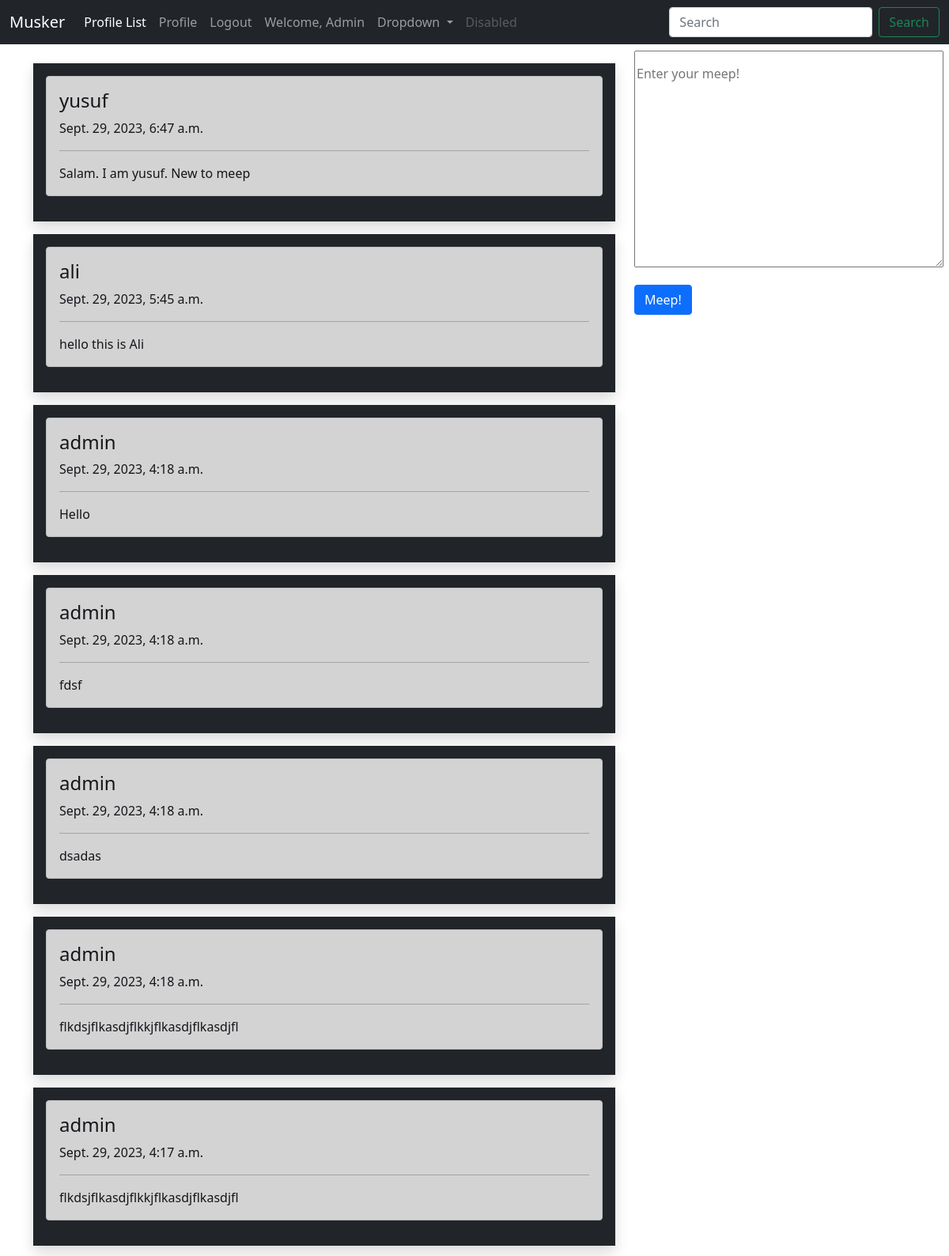
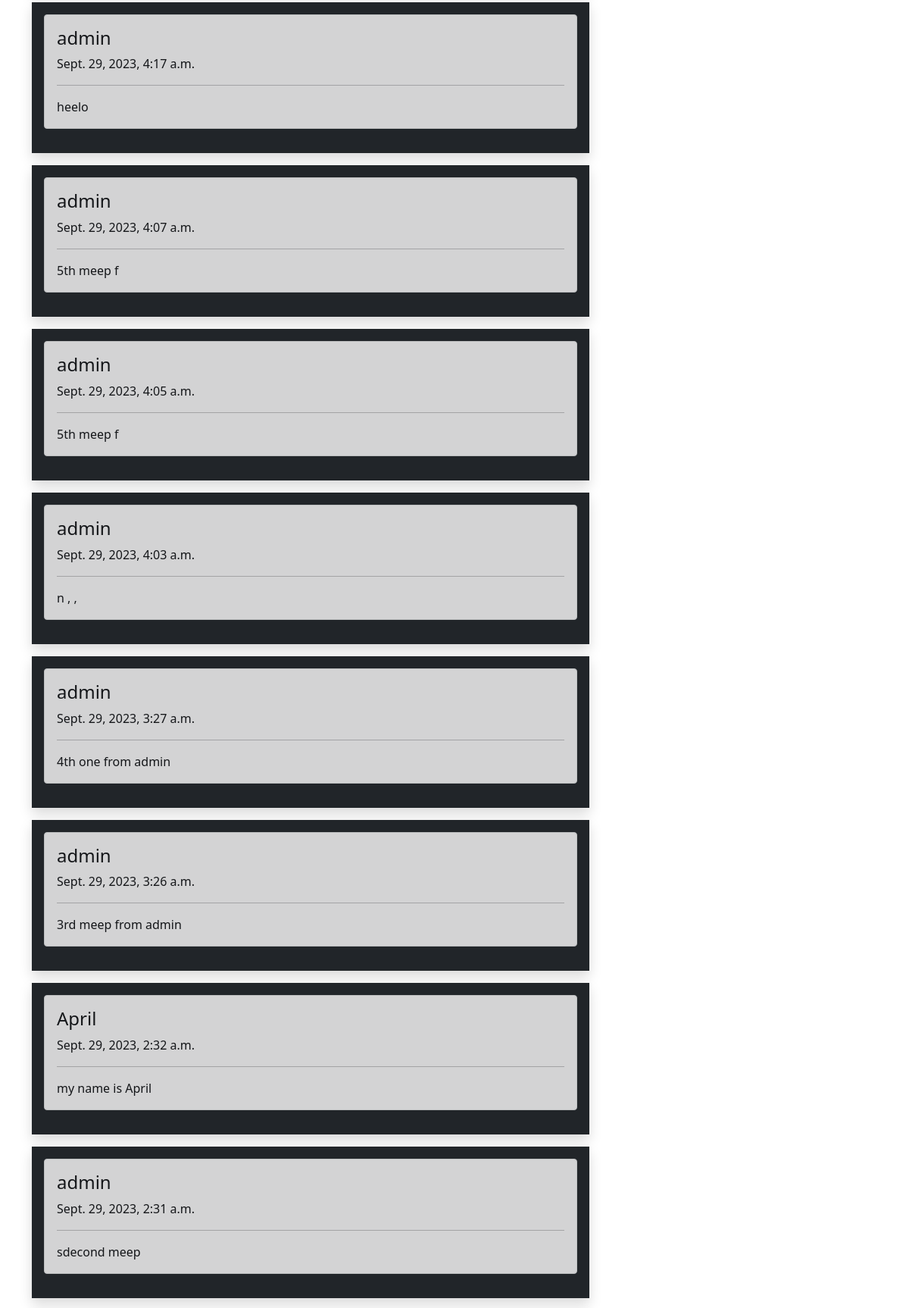
The page / (signed in, upper part) on the database its author committed (2 pictures, top to bottom).
### musker/models.py (models this page shows, shortened)
class Meep(models.Model):
    user = models.ForeignKey(User, related_name='meeps', on_delete=models.DO_NOTHING)
    body = models.CharField(max_length=200)
    created_at = models.DateTimeField(auto_now_add=True)

### musker/views.py (the view, shortened to what this page needs)
# urls.py: path('', views.home, name='home'),
def home(request):
    if request.user.is_authenticated:
        meeps = Meep.objects.all().order_by('-created_at')
        form = MeepForm()
        return render(request, 'musker/home.html', {
            'meeps': meeps,
            'form': form,
        })
    else:
        meeps = Meep.objects.all().order_by('-created_at')
        return render(request, 'musker/home.html', {
            'meeps':meeps,
        })

### musker/forms.py
class MeepForm(forms.ModelForm):
    body = forms.CharField(required=True,
            widget = forms.widgets.Textarea(
                attrs={
                    'class': 'form-control',
                    'class': 'bg-info',
                    'class': 'py-3',
                    'placeholder':'Enter your meep!',
                }
            ),
            label='',
    )
    class Meta:
        model = Meep
        exclude = ['user',]

### musker/templates/musker/home.html (shortened to what this page needs)
{% extends 'musker/base.html' %}
{% load static %}
{% block content %}
<div class="container my-2">
    <div class="row">
        <div class="col-8">
            {% for meep in meeps %}
            <div class="container shadow my-3 p-3 bg-dark" width='20rem'>
                <div class="alert alert-dark" role="alert">
                    <h4 class="alert-heading">{{meep.user}}</h4>
                    <p>{{meep.created_at}}</p>
                    <hr>
                    <p class="mb-0">{{meep.body}}</p>
                </div>
            </div>
            {% endfor %}
        </div>
        {% if form %}
        <div class="col-4">
           <form method="POST" action=''>
           {{form.as_p}}
           <button type='submit' class="btn btn-primary">Meep!</button>
           </form>
         </div>
         {% endif %}
    </div>
</div>
{% endblock %}

### musker/templates/musker/navbar.html (shortened to what this page needs)
<nav class="navbar navbar-expand-lg navbar-dark bg-dark">
    <div class="container-fluid">
      <a class="navbar-brand" href="/">Musker</a>
      <div class="collapse navbar-collapse" id="navbarSupportedContent">
        <ul class="navbar-nav me-auto mb-2 mb-lg-0">
          <li class="nav-item">
            <a class="nav-link active" aria-current="page" href="{% url 'profile_list' %}">Profile List</a>
          </li>
          <li class="nav-item">
            <a class="nav-link" href="{% url 'profile' request.user.id %}">Profile</a>
          </li>
          {% if user.is_authenticated %}
          <li class="nav-item">
            <a class="nav-link" href="{% url 'logout'%}">Logout</a>
          </li>
          <li class="nav-item">
            <a class="nav-link" href="%}">Welcome, {{user.username|capfirst}}</a>
          </li>
          {% endif %}
          <li class="nav-item dropdown">
            <a class="nav-link dropdown-toggle" href="#" id="navbarDropdown" role="button" data-bs-toggle="dropdown" aria-expanded="false">
              Dropdown
            </a>
          </li>
          <li class="nav-item">
            <a class="nav-link disabled" href="#" tabindex="-1" aria-disabled="true">Disabled</a>
          </li>
        </ul>
        <form class="d-flex">
          <input class="form-control me-2" type="search" placeholder="Search" aria-label="Search">
          <button class="btn btn-outline-success" type="submit">Search</button>
        </form>
      </div>
    </div>
  </nav>

### rows shown on the page
Meep: user "yusuf", created_at "Sept. 29, 2023, 6:47 a.m.", body "Salam. I am yusuf. New to meep"
Meep: user "ali", created_at "Sept. 29, 2023, 5:45 a.m.", body "hello this is Ali"
Meep: user "admin", created_at "Sept. 29, 2023, 4:18 a.m.", body "Hello"
Meep: user "admin", created_at "Sept. 29, 2023, 4:18 a.m.", body "fdsf"
Meep: user "admin", created_at "Sept. 29, 2023, 4:18 a.m.", body "dsadas"
Meep: user "admin", created_at "Sept. 29, 2023, 4:18 a.m.", body "flkdsjflkasdjflkkjflkasdjflkasdjfl"
Meep: user "admin", created_at "Sept. 29, 2023, 4:17 a.m.", body "flkdsjflkasdjflkkjflkasdjflkasdjfl"
Meep: user "admin", created_at "Sept. 29, 2023, 4:17 a.m.", body "heelo"
Meep: user "admin", created_at "Sept. 29, 2023, 4:07 a.m.", body "5th meep f"
Meep: user "admin", created_at "Sept. 29, 2023, 4:05 a.m.", body "5th meep f"
Meep: user "admin", created_at "Sept. 29, 2023, 4:03 a.m.", body "n , ,"
Meep: user "admin", created_at "Sept. 29, 2023, 3:27 a.m.", body "4th one from admin"
Meep: user "admin", created_at "Sept. 29, 2023, 3:26 a.m.", body "3rd meep from admin"
Meep: user "April", created_at "Sept. 29, 2023, 2:32 a.m.", body "my name is April"
Meep: user "admin", created_at "Sept. 29, 2023, 2:31 a.m.", body "sdecond meep"

### other values the page prints
{{ user.username|capfirst }} "Admin"
